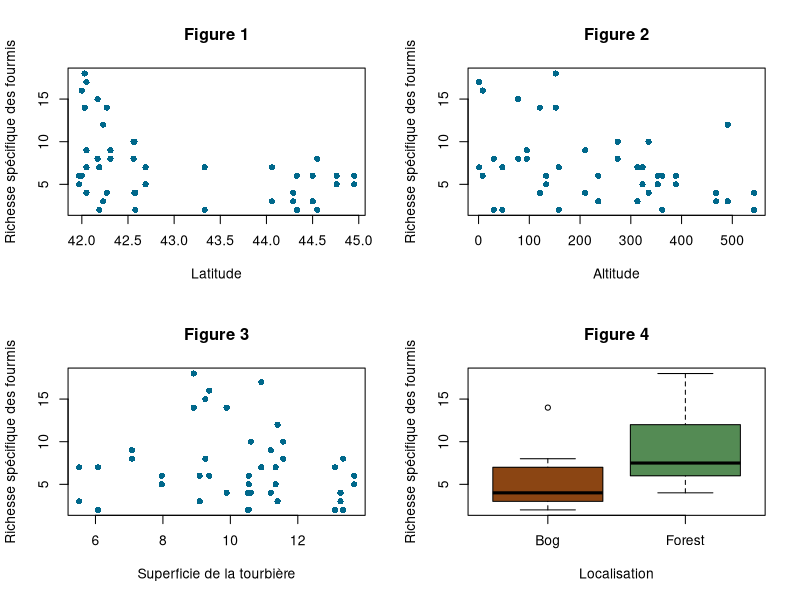
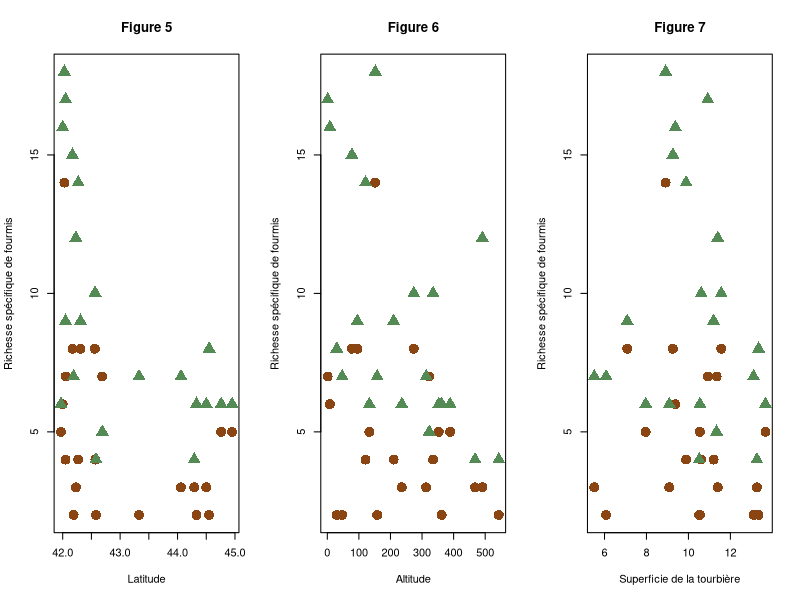
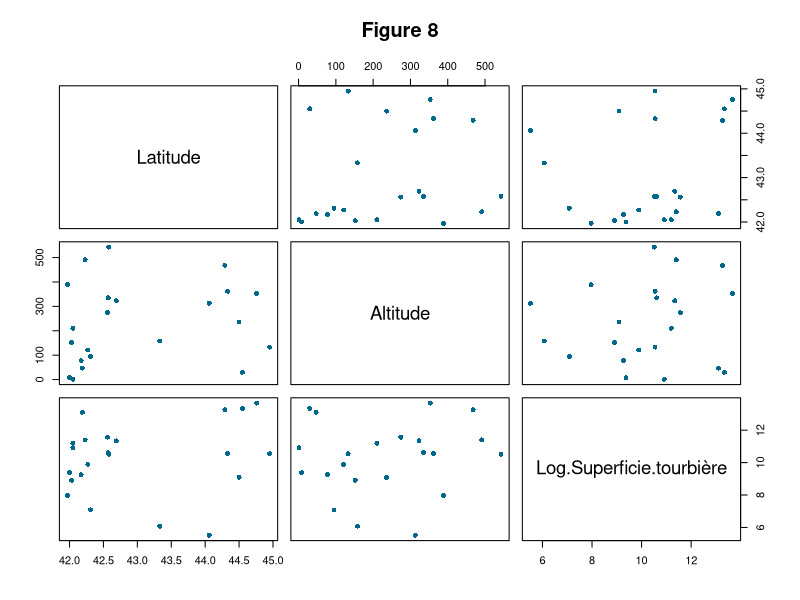
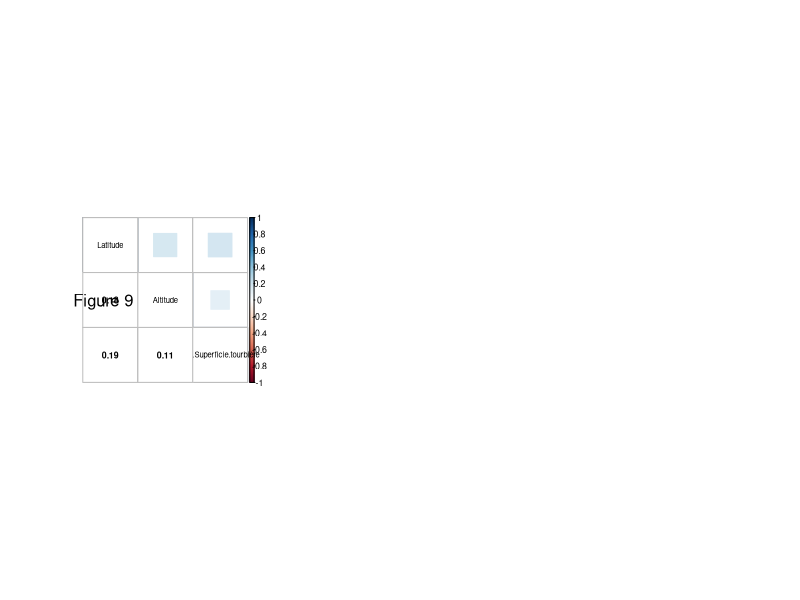
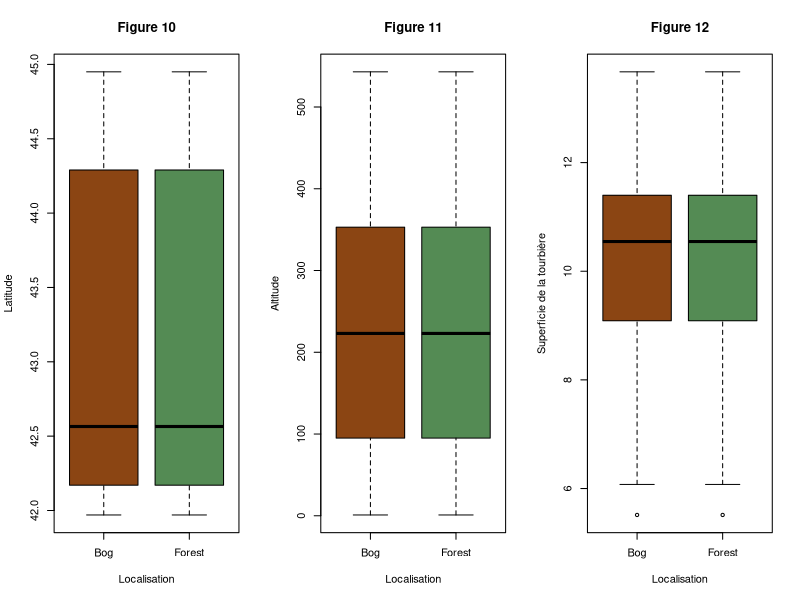

Recreate these plots in R, in order. (Note: this script raises an error after producing the figures.)
## ---- chunk 1
#importation
dataAnts <- read.table("BogAnts.txt", dec=".", header = TRUE)

#Passer la localisation en facteur 
dataAnts$Location<-as.factor(dataAnts$Location)

#vérification du type des variables 
str(dataAnts)
## ---- chunk 2
#Ligne ajouté qui sera supprimée, c'est juste pour avoir les données correctes
par(mfrow=c(1,3))

dataAnts$LogArea<-log(dataAnts$Area)

## ---- chunk 3

par(mfrow=c(2,2))

# Pour la variable Latitude
plot(dataAnts$Nsp~dataAnts$Latitude,pch=16,col='deepskyblue4',xlab='Latitude',ylab='Richesse spécifique des fourmis', main = "Figure 1")

# Pour la variable Altitude
plot(dataAnts$Nsp~dataAnts$Elevation,pch=16,col='deepskyblue4',xlab='Altitude',ylab='Richesse spécifique des fourmis', main = "Figure 2")

# Pour la variable Superficie de la tourbière
plot(dataAnts$Nsp~dataAnts$LogArea,pch=16,col='deepskyblue4',xlab='Superficie de la tourbière',ylab='Richesse spécifique des fourmis', main = "Figure 3")

# Pour la variable Localisation
boxplot(dataAnts$Nsp~dataAnts$Location, varwidth = TRUE, ylab = "Richesse spécifique des fourmis", xlab = "Localisation", col=c('saddlebrown','palegreen4'), main = "Figure 4")
## ---- chunk 4

par(mfrow=c(1,3))

# Interactions entre Latitude & Localisation
plot(dataAnts$Nsp~dataAnts$Latitude,type='n',ylab = "Richesse spécifique de fourmis",xlab="Latitude", main="Figure 5")
points(dataAnts$Nsp[dataAnts$Location=="Bog"]~dataAnts$Latitude[dataAnts$Location=="Bog"],pch=16,cex=2,col='saddlebrown')
points(dataAnts$Nsp[dataAnts$Location=="Forest"]~dataAnts$Latitude[dataAnts$Location=="Forest"],pch=17,cex=2,col='palegreen4')

# Interactions entre Altitude & Localisation
plot(dataAnts$Nsp~dataAnts$Elevation,type='n',ylab = "Richesse spécifique de fourmis",xlab="Altitude", main="Figure 6")
points(dataAnts$Nsp[dataAnts$Location=="Bog"]~dataAnts$Elevation[dataAnts$Location=="Bog"],pch=16,cex=2,col='saddlebrown')
points(dataAnts$Nsp[dataAnts$Location=="Forest"]~dataAnts$Elevation[dataAnts$Location=="Forest"],pch=17,cex=2,col='palegreen4')

# Interactions entre Superficie de la tourbière & Localisation
plot(dataAnts$Nsp~dataAnts$LogArea,type='n',ylab = "Richesse spécifique de fourmis",xlab="Superficie de la tourbière", main="Figure 7")
points(dataAnts$Nsp[dataAnts$Location=="Bog"]~dataAnts$LogArea[dataAnts$Location=="Bog"],pch=16,cex=2,col='saddlebrown')
points(dataAnts$Nsp[dataAnts$Location=="Forest"]~dataAnts$LogArea[dataAnts$Location=="Forest"],pch=17,cex=2,col='palegreen4')

## ---- chunk 5

# Vérifier la colinéarité entre les variables continues indépendantes

# On fait un graphique pour chaque paire de covariables
newdata<-cbind(dataAnts$Latitude,dataAnts$Elevation,dataAnts$LogArea)
colnames(newdata)<-c('Latitude','Altitude','Log Superficie tourbière')
newdata<-data.frame(newdata)
plot(newdata,pch=16,col='deepskyblue4',main="Figure 8")

#On calcule la corrélation de chaque paire de covariables
#Ajout du package corrplot
library(corrplot)
M<-cor(newdata)
corrplot.mixed(M,upper="square",lower.col="black", tl.col="black",cl.cex = 0.8,tl.cex = 0.7,number.cex =0.8)
mtext("Figure 9", side = 2, line = -6, cex = 1, las = 1)


par(mfrow=c(1,3))

# On vérifie la collinéarité entre catégories et variables continues
#Latitude et Localisation
boxplot(dataAnts$Latitude~dataAnts$Location, varwidth = TRUE, ylab = "Latitude", xlab = "Localisation",col=c('saddlebrown','palegreen4'), main = "Figure 10")

#Altitude et Localisation
boxplot(dataAnts$Elevation~dataAnts$Location, varwidth = TRUE, ylab = "Altitude", xlab = "Localisation",col=c('saddlebrown','palegreen4'), main = "Figure 11")

#Superficie de la tourbière et Localisation
boxplot(dataAnts$LogArea~dataAnts$Location, varwidth = TRUE, ylab = "Superficie de la tourbière", xlab = "Localisation",col=c('saddlebrown','palegreen4'), main = "Figure 12")

## ---- chunk 6
# Formulation du modèle avec la fonction glm() et family=poisson(link="log")
mod1<-glm(Nsp~ Location
        + Latitude
        + Elevation
        + LogArea
        + Location:Latitude
        + Location:Elevation
        + Location:LogArea
        ,data=dataAnts
        ,family=poisson(link="log"))
## ---- chunk 7
# Etape 1
drop1(mod1,test="Chi")
## ---- chunk 8
# Etape 2
mod1<-glm(Nsp~ Location
        + Latitude
        + Elevation
        + LogArea
        + Location:Elevation
        + Location:LogArea
        ,data=dataAnts
        ,family=poisson(link="log"))

drop1(mod1,test="Chi")
## ---- chunk 9
# Etape 3
mod1<-glm(Nsp~ Location
        + Latitude
        + Elevation
        + LogArea
        + Location:Elevation
        ,data=dataAnts
        ,family=poisson(link="log"))

drop1(mod1,test="Chi")
## ---- chunk 10
# Etape 4
mod1<-glm(Nsp~ Location
        + Latitude
        + Elevation
        + LogArea
        ,data=dataAnts
        ,family=poisson(link="log"))

drop1(mod1,test="Chi")
## ---- chunk 11
# Etape 5
mod1<-glm(Nsp~ Location
        + Latitude
        + Elevation
        ,data=dataAnts
        ,family=poisson(link="log"))

drop1(mod1,test="Chi")
## ---- chunk 12
library(MASS)
# On construit le modèle complet
modelcomplet<- glm(Nsp~ Location
        + Latitude
        + Elevation
        + LogArea
        + Location:Latitude
        + Location:Elevation
        + Location:LogArea
        ,data=dataAnts
        ,family=poisson(link="log"))

# Sélection du modèle sur la base AIC
modfinal<-stepAIC(modelcomplet,direction="both")

# Analyse du modèle final
drop1(modfinal,test="Chi")
summary(modfinal)

## ---- chunk 13
# Coefficients du modèle
summary(mod1)
#                 Estimate Std. Error z value Pr(>|z|)    
#(Intercept)    11.9368121  2.6214970   4.553 5.28e-06 ***
#LocationForest  0.6354389  0.1195664   5.315 1.07e-07 ***
#Latitude       -0.2357930  0.0616638  -3.824 0.000131 ***
#Elevation      -0.0011411  0.0003749  -3.044 0.002337 ** 
## ---- chunk 14
# Estimate of deviance explained
(mod1$null.deviance-mod1$deviance)/mod1$null.deviance

# Some others estimates of deviance explained - package 'rcompanion'
nagelkerke(mod1)
## ---- chunk 15
plot(fitted(mod1)~dataAnts$Nsp,col='dodgerblue3',pch=16,ylab="Valeurs estimées par le modèle",xlab="Valeurs observées")
abline(0,1)
## ---- chunk 16
# Scale parameter calculation
E1 <- resid(mod1, type = "pearson") # (Y - mu) / sqrt(mu)
N  <- nrow(dataAnts)
p  <- length(coef(mod1))
sum(E1^2) / (N - p)
## ---- chunk 17
resid<-residuals(mod1, type="pearson")

par(mfrow=c(3,2))
# Histogram
hist(resid,col='dodgerblue3',xlab="residuals",main="")
# Quantile-Quantile plot
qqnorm(resid,pch=16,col='dodgerblue3',xlab='')
qqline(resid,col='red',lwd=2)

# residuals vs fitted
plot(resid~fitted(mod1)
      , col='dodgerblue3'
      , pch=16)
abline(h = 0)

# residuals against Location factor
boxplot(resid~ dataAnts$Location, 
         varwidth = TRUE,
         ylab = "Residuals",
         xlab = "Location",
         main = "")

# residuals against Latitude
plot(resid~ dataAnts$Latitude, 
         pch=16,
         col="dodgerblue3",
         ylab = "Residuals",
         xlab = "Latitude",
         main = "")
abline(h = 0)

# residuals against Elevation
plot(resid~ dataAnts$Elevation, 
         pch=16,
         col="dodgerblue3",
         ylab = "Residuals",
         xlab = "Elevation",
         main = "")
abline(h = 0)

## ---- chunk 18

par(mfrow = c(1, 1))
plot(cooks.distance(mod1), type = "h", ylim = c(0, 1))
abline(h = 1, col = 2,lwd = 3)

## ---- chunk 19
#testDispersion(mod1)
simulationOutput <- simulateResiduals(fittedModel = mod1, plot = F)
residuals(simulationOutput)
plot(simulationOutput)
residuals(simulationOutput, quantileFunction = qnorm, outlierValues = c(-7,7))
#Représentation des résidus selon la covariable
plotResiduals(simulationOutput, form = dataAnts$Latitude)
